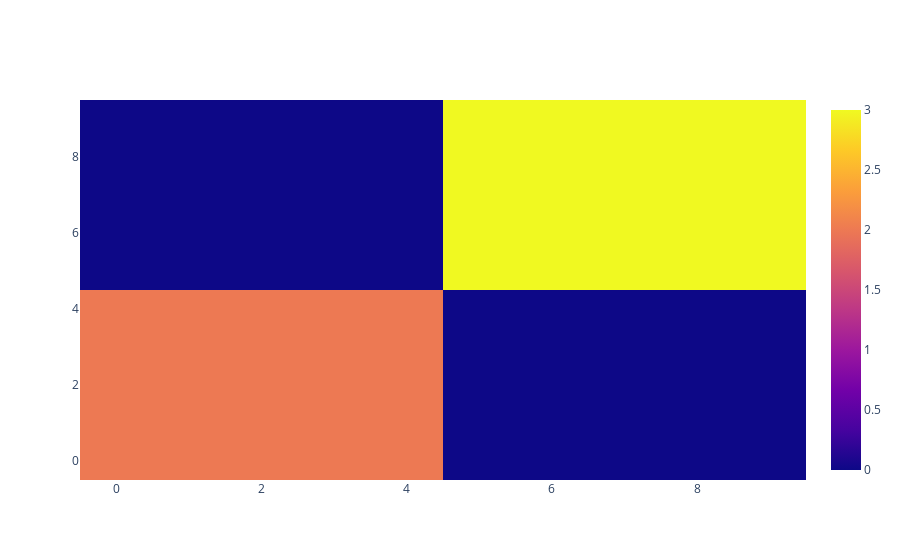

Here is the notebook cell this chart was saved with:
### Code cell
data = [go.Histogram2d(x=vals, y=vals)]
iplot(data)

### Figure 1 — Plotly figure (JSON) as saved in the notebook; plotly's stock layout.template omitted (floating-point values rounded to 4 significant figures)
{"data": [{"type": "histogram2d", "x": [1, 5, 7, 2, 8], "y": [1, 5, 7, 2, 8]}], "layout": {}}
